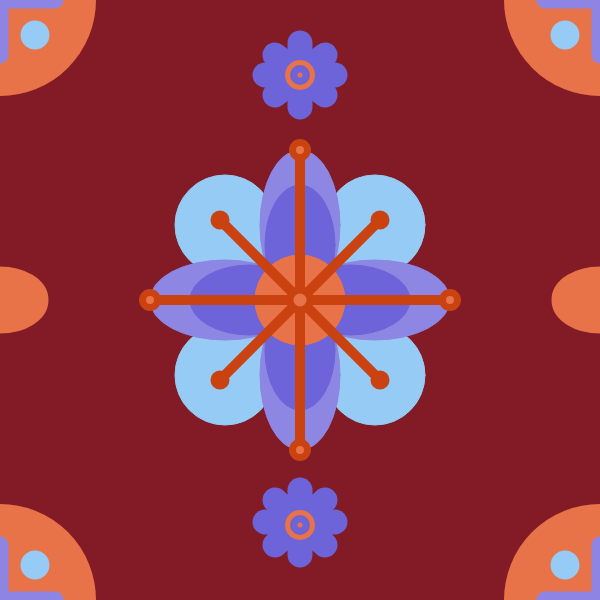
Frame 1 (no input)
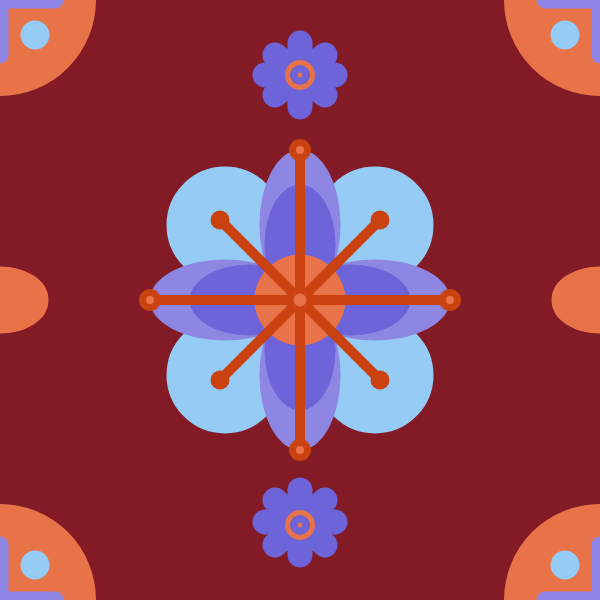
Frame 60 (no input)
Frame 120 (the mouse pressed at the canvas centre since frame 60): identical to frame 60, image omitted

The p5.js sketch that drew these frames (run headless with seeded random() and noise() and a simulated clock; from frame 60 on, the mouse is pressed at the canvas centre):

// p5.js sketch
// ── sketch.js
//setup - run once when the code is first starts
function setup() {
  createCanvas(600, 600); // this sets the size of the area in which we can draw things. We call it a canvas
  textSize(22); // sets the size of the textAscent()

}
//draw - this function loops, the code within read through repeatedly while running
function draw() {
  clear(); // resets all elements on screen
  background(130, 27, 38
  ); // this makes the whole canvas the screen grey
  //strokeWeight(0,0,0,0)
  //fill('black')
 // text("x pos is " + mouseX, 50, 50); // displays text, including a P5.js variable which tracks the mouse position
 // text("y pos is " + mouseY, 50, 80);


  //ellipse(mouseX, mouseY, 20, 20); // draws a circle 20 pixels accross at location of the mouse pointer
  //line(mouseX, mouseY, pmouseX, pmouseY); // draws a line from the mouse pointer, to where the mouse pointer previously was
  stroke(149, 203, 245) //blue
  fill(149, 203, 245) //blue
  ellipse(225,375,100,100)
  ellipse(225,225,100,100)
  ellipse(375,225,100,100)
  ellipse(375,375,100,100)
  //background petals
  
  stroke (141, 134, 227)//muted blue
  strokeWeight(1,1,1,1)
  fill(141,134,227) //muted blue
  ellipse(225,300,150,80) //petal one
  ellipse(300,225,80,150) //petal two
  ellipse(375,300,150,80) //petal three
  ellipse(300,375,80,150) //petal four
  //first layer of petals
  
  stroke(109, 100, 217) //indigo
  strokeWeight(1,1,1,1)
  fill(109,100,217) //indigo
  ellipse(350,300,120,70) //petal one
  ellipse(300,245,70,120) //petal two
  ellipse(250,300,120,70) //petal three
  ellipse(300,350,70,120) //petal four
  //second layer of petals
  
  stroke(232, 115, 72) //pale orange
  fill(232, 115, 72)
  ellipse(300,300,90,90)
  //centre of flower
  
  stroke(201, 66, 16) //dark orange/brown
  strokeWeight(10,10,10,10)
  line(220,220,380,380)
  //cross like design (part one)
  stroke(201, 66, 16) //dark orange/brown
  strokeWeight(10,10,10,10)
  line(220,380,380,220)
  //cross like design (part two)
  stroke(201, 66, 16) //dark orange/brown
  strokeWeight(10,10,10,10)
  line(150,300,450,300)
  //cross like design (part three)
  stroke(201, 66, 16) //dark orange/brown 
  strokeWeight(10,10,10)
  line(300,150,300,450)
  //cross like design (part four)
  
  stroke(201,66,16) //dark orange/brown
  strokeWeight(7,7,7)
  ellipse(300,150,15,15) //speck one
  ellipse(300,300,20,20) //speck two
  ellipse(300,450,15,15) //speck three
  ellipse(150,300,15,15) //speck four
  ellipse(450,300,15,15) //speck five
  //little pollen specks
  
  fill(201, 66, 16) //dark orange/brown
  stroke(201, 66, 16) //dark orange/brown
  ellipse(220,220,12,12) //speck one
  ellipse(220,380,12,12) //speck two
  ellipse(380,380,12,12) //speck three
  ellipse(380,220,12,12) //speck four
  //smaller pollen specks
  
  strokeWeight(25,10,8) //line weight
  fill(109,100,217)
  stroke(109,100,217)
  line(275,55,325,95) //line one
  line(325,55,275,95) //line two
  line(300,43,300,107) //line three
  line(265,75,335,75) //line four
  //smaller flower
  
  strokeWeight(25,10,8) //line weight
  fill(109,100,217)
  stroke(109,100,217)
  line(275,500,325,545) //line one
  line(325,500,275,545) //line two
  line(300,490,300,555) //line three
  line(265,522,335,522) //line four
  //smaller flower two
  
  fill(232,115,72) //pale orange 
  stroke(232,115,72) //pale orange
  ellipse(300,75,5,5) //speck one
  //centre of smaller flower
  
  fill(232,115,72) //pale orange
  stroke(232,115,72) //pale orange
  ellipse(300,525,5,5) //speck two
  
  fill(201,66,16) //dark orange/brown
  stroke(201,66,16) //dark orange/brown
  strokeWeight(17,10,10) //stroke weight
  ellipse(300,75,0.2,0.2) //smaller centre ellipse
  ellipse(300,525,0.2,0.2) //smaller centre ellipse two
  //smaller centre of flowers 
  
  fill(232,115,72) //pale orange
  stroke(232,115,72) //pale orange
  ellipse(600,0,175,175)
  ellipse(600,600,175,175)
  ellipse(0,0,175,175)
  ellipse(0,600,175,175)
  //corner sphere designs
  
  fill(141,132,227) //muted blue
  stroke(141,132,227) //muted blue
  line(0,0,0,55)
  line(55,0,0,0) //cross design one
  line(600,600,600,545)
  line(545,600,600,600) //cross design two
  line(600,0,545,0)
  line(600,0,600,55) //cross design three
  line(0,600,0,545)
  line(0,600,55,600) //cross design four
  //corner cross designs
  
  fill(149,203,245) //blue
  stroke(149,203,245) //blue
  ellipse(35,35,12,12) //sphere one
  ellipse(565,35,12,12) //sphere two
  ellipse(35,565,12,12) //sphere three
  ellipse(565,565,12,12) //sphere four
  //corner specks
  
  fill(232,115,72) //pale orange
  stroke(232,115,72) //pale orange
  ellipse(0,300,80,50) //side design one
  ellipse(600,300,80,50) //side design two
  //middle side design
}


// ── my_wallpaper.js
//your parameter variables go here!
let rect_width  = 20;
let rect_height = 20;


function setup_wallpaper(pWallpaper) {
  pWallpaper.output_mode(GRID_WALLPAPER);
  pWallpaper.resolution(FIT_TO_SCREEN);
  pWallpaper.show_guide(false); //set this to false when you're ready to print

  //Grid settings
  pWallpaper.grid_settings.cell_width  = 300;
  pWallpaper.grid_settings.cell_height = 300;
  pWallpaper.grid_settings.row_offset  = 0;
}

function wallpaper_background() {
  background(130, 27, 38); //light honeydew green colour
}

function my_symbol() { // do not rename this function. Treat this similarly to a Draw function
 
 let PetalSizeOne = 45
 let PetalSizeFirstLayer = 55
 let PetalSizeSecondLayer = 30
 let CentreOfFlowerSize = 40
 let SmallerCrossLength = 80
 //size perameters

  stroke(149, 203, 245) //blue
  fill(149, 203, 245) //blue
  ellipse(114,182,PetalSizeOne,PetalSizeOne)
  ellipse(114,114,PetalSizeOne,PetalSizeOne)
  ellipse(182,114,PetalSizeOne,PetalSizeOne)
  ellipse(182,182,PetalSizeOne,PetalSizeOne)
  //background petals
  
  stroke (141, 134, 227)//muted blue
  strokeWeight(1,1,1,1)
  fill(141,134,227) //muted blue
  ellipse(114,150,PetalSizeFirstLayer+40,PetalSizeFirstLayer) //petal one
  ellipse(150,114,PetalSizeFirstLayer,PetalSizeFirstLayer+40) //petal two
  ellipse(182,150,PetalSizeFirstLayer+40,PetalSizeFirstLayer) //petal three
  ellipse(150,182,PetalSizeFirstLayer,PetalSizeFirstLayer+40) //petal four
  //first layer of petals
  
  stroke(109, 100, 217) //indigo
  strokeWeight(1,1,1,1)
  fill(109,100,217) //indigo
  ellipse(175,150,PetalSizeSecondLayer+25,PetalSizeSecondLayer) //petal one
  ellipse(150,125,PetalSizeSecondLayer,PetalSizeSecondLayer+25) //petal two
  ellipse(125,150,PetalSizeSecondLayer+25,PetalSizeSecondLayer) //petal three
  ellipse(150,175,PetalSizeSecondLayer,PetalSizeSecondLayer+25) //petal four
  //second layer of petals
  
  stroke(232, 115, 72) //pale orange
  fill(232, 115, 72)
  ellipse(150,150,CentreOfFlowerSize,CentreOfFlowerSize)
  //centre of flower
  
  stroke(201, 66, 16) //dark orange/brown
  strokeWeight(10,10,10,10)
  line(110,110,110+SmallerCrossLength,110+SmallerCrossLength)
  //cross like design (part one)
  stroke(201, 66, 16) //dark orange/brown
  strokeWeight(10,10,10,10)
  line(110,110+SmallerCrossLength,110+SmallerCrossLength,110)
  //cross like design (part two)
  stroke(201, 66, 16) //dark orange/brown
  strokeWeight(10,10,10,10)
  line(75,150,225,150)
  //cross like design (part three)
  stroke(201, 66, 16) //dark orange/brown 
  strokeWeight(10,10,10)
  line(150,75,150,225)
  //cross like design (part four)
  
  stroke(201,66,16) //dark orange/brown
  strokeWeight(7,7,7)
  ellipse(150,75,8,8) //speck one
  ellipse(75,150,8,8) //speck two
  ellipse(150,225,8,8) //speck three
  ellipse(75,150,8,8) //speck four
  ellipse(225,150,8,8) //speck five
  //little pollen specks
  
  fill(201, 66, 16) //dark orange/brown
  stroke(201, 66, 16) //dark orange/brown
  ellipse(110,110,7,7) //speck one
  ellipse(110,190,7,7) //speck two
  ellipse(190,190,7,7) //speck three
  ellipse(190,110,7,7) //speck four
  //smaller pollen specks
  
  strokeWeight(15,10,8) //line weight
  fill(109,100,217)
  stroke(109,100,217)
  line(140,30,160,50) //line one
  line(160,30,140,50) //line two
  line(150,25,150,55) //line three
  line(135,40,165,40) //line four
  //smaller flower
  
  strokeWeight(15,10,8) //line weight
  fill(109,100,217)
  stroke(109,100,217)
  line(140,250,160,270) //line one
  line(160,250,140,270) //line two
  line(150,245,150,275) //line three
  line(135,260,165,260) //line four
  //smaller flower two
  
  fill(232,115,72) //pale orange 
  stroke(232,115,72) //pale orange
  ellipse(150,40,2,2) //speck one
  //centre of smaller flower
  
  fill(232,115,72) //pale orange
  stroke(232,115,72) //pale orange
  ellipse(150,260,2,2) //speck two
  //inner centre of smaller flower

  fill(201,66,16) //dark orange/brown
  stroke(201,66,16) //dark orange/brown
  strokeWeight(9,10,10) //stroke weight
  ellipse(150,40,0.1,0.1) //smaller centre ellipse
  ellipse(150,260,0.1,0.1) //smaller centre ellipse two
  //smaller centre of flowers 

  strokeWeight(0,0,0)
  arc(0,0,150,150,0,90) //corner design one
  arc(300,0,150,150,90,180) //corner design two
  arc(300,0,150,150,180,270) //corner design three
  arc(300,300,150,150,270,360) //corner design four
  //corner sphere designs
  
  fill(232,115,72) //pale orange
  stroke(232,115,72) //pale orange
  arc(0,150,50,30,270,90) //side design one
  arc(300,150,50,30,90,30) //side deign two
  //middle side design

  strokeWeight(10,8,8)
  line(0,0,0,40)
  line(0,0,40,0)
  line(0,260,0,300)
  line(260,0,300,0)
  //corner cross designs

}
